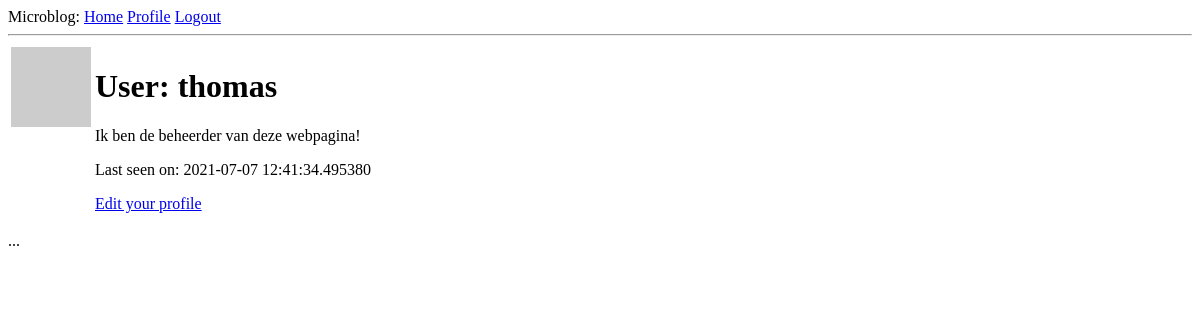
Before: /user/thomas (signed in) with the older database file.
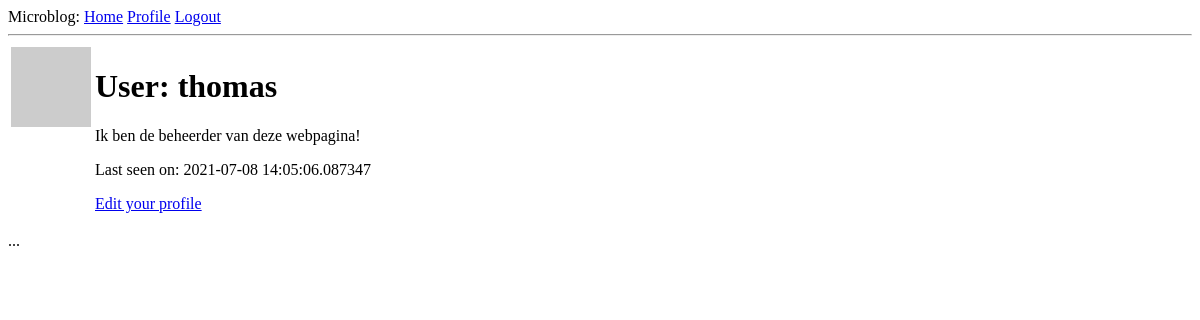
After: the same page with the newer database file.
### app/models.py (models this page shows, shortened)
class User(UserMixin, db.Model):
    id = db.Column(db.Integer, primary_key=True)
    username = db.Column(db.String(64))
    email = db.Column(db.String(128))
    password_hash = db.Column(db.String(128))
    admin_access = db.Column(db.Boolean)
    about_me = db.Column(db.String(140))
    last_seen = db.Column(db.DateTime, default=datetime.utcnow)
    def avatar(self, size):
        digest = md5(self.email.lower().encode('utf-8')).hexdigest()
        return 'https://www.gravatar.com/avatar/{}?d=identicon&s={}'.format(digest, size)

### app/routes.py (the view)
@app.route('/user/<username>')
@login_required
def user(username):
    user = User.query.filter_by(username=username).first_or_404()
    posts = [
        {'author':user, 'body': 'tekst 1'},
        {'author':user, 'body': 'tekst 2'}
    ]
    return render_template('user.html', user=user, posts=posts)

### app/models.py (called while the page is built)
@login.user_loader
def load_user(id):
    return User.query.get(int(id))

### app/routes.py (called while the page is built)
@app.before_request
def before_request():
    if current_user.is_authenticated:
        current_user.last_seen = datetime.utcnow()
        db.session.commit()

### app/templates/user.html
{% extends "base.html" %}
{% block content %}
    <table>
        <tr valign="top">
            <td><img src="{{ user.avatar(128) }}"></td>
            <td>
                <h1>User: {{ user.username }}</h1>
                {% if user.about_me %}<p>{{ user.about_me }}</p>{% endif %}
                {% if user.last_seen %}<p>Last seen on: {{ user.last_seen }}</p>{% endif %}
                {% if user == current_user %}
                <p><a href="{{ url_for('edit_profile') }}">Edit your profile</a></p>
                {% endif %}
            </td>
        </tr>
    </table>
    ...
{% endblock %}

### app/templates/base.html (shortened to what this page needs)
<!DOCTYPE html>
<html>
    <head>
    </head>
    <body>
      <div>
        Microblog:
        <a href="{{ url_for('index') }}">Home</a>
        {% if current_user.is_anonymous %}
        <a href="{{ url_for('login') }}">Login</a>
        {% else %}
        <a href="{{ url_for('user', username=current_user.username) }}">Profile</a>
        <a href="{{ url_for('logout') }}">Logout</a>
        {% endif %}
      </div>
      <hr>
      {% block content %}{% endblock %}
    </body>
</html>

Changed rows visible on the page:
changed User "thomas": last_seen "2021-07-07 12:41:34.495380" → "2021-07-08 14:05:06.087347"
